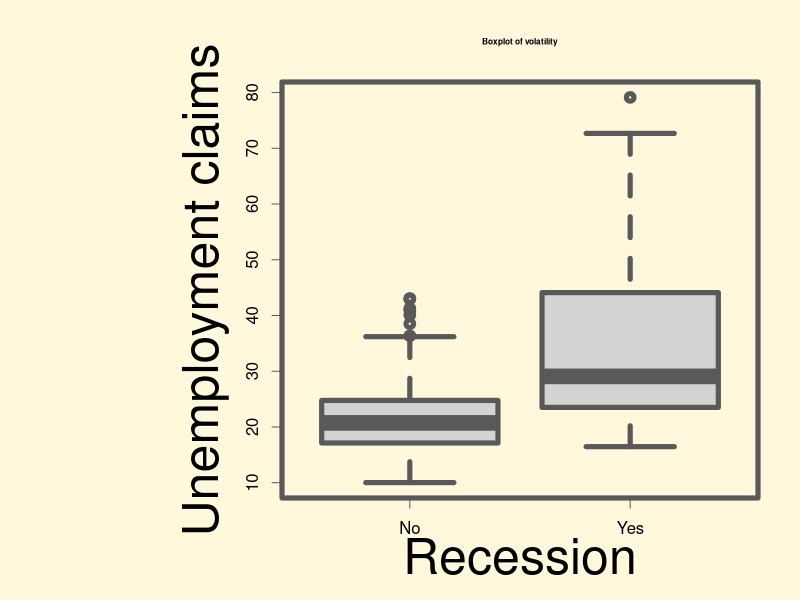

This chart was generated by the following R code:
##---------------------------------------------------------------------------------##
##   Script for R / Data Mining Boot Camp          				   ##
##                                                 				   ##
##      David Weisman                              				   ##
##      Weisman@Computer.Org                       				   ##
##                                                 				   ##
##      Boston, 2012                               				   ##
##                                                 				   ##
##   This file is provided "as is" without warranty of any kind, either		   ##
##   expressed or implied, including limitation warranties of merchantability,	   ##
##   fitness for a particular purpose, and noninfringement.			   ##
##                                                 				   ##
##   In no event shall the authors or copyright holders be liable for any claim,   ##
##   damages or other liability, whether in an action of contract, tort or	   ##
##   otherwise, arising from, out of or in connection with the software or the	   ##
##   use or other dealings in the software.					   ##
##---------------------------------------------------------------------------------##


sj = read.csv('stocksJobs.csv')

#- par() sets *global* graphical parameters.  

oldPar = par(               #- save old
  bg='cornsilk',            #- background
  fg='grey35',              #- foreground
  cex.lab=3, cex.main=0.5,  #- char expansion
  lwd=5,                    #- line width
  mar=c(par('mar')+c(0,10,0,0))) # (bot,left,top,rt)

boxplot(volat ~ recession, data=sj,
        main="Boxplot of volatility",
        xlab="Recession",
        ylab="Unemployment claims")

par (oldPar) #- restore original par() settings
